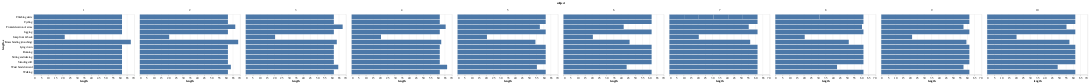

The notebook cell saved with this chart:
### Markdown cell above
We can see, that even though we nearly 1 hour of recording, we have nearly 12 minutes of usefull signals

### Code cell
alt.Chart(activity_length_df[activity_length_df['activity'] != activities_names[0]]).encode(
    x = 'length:Q',
    y = alt.Y('activity:N', title='length, s'),
).mark_bar().facet(column='subject:N', columns=5)

### Figure 1 — Vega-Lite specification as saved in the notebook (floating-point values rounded to 4 significant figures)
{"config": {"view": {"continuousWidth": 400, "continuousHeight": 300}}, "data": {"name": "data-49be57e2afd4701d877665b303a47fc5"}, "facet": {"column": {"type": "nominal", "field": "subject"}}, "spec": {"mark": "bar", "encoding": {"x": {"type": "quantitative", "field": "length"}, "y": {"type": "nominal", "field": "activity", "title": "length, s"}}}, "columns": 5, "$schema": "https://vega.github.io/schema/vega-lite/v4.8.1.json", "datasets": {"data-49be57e2afd4701d877665b303a47fc5": [{"start": "1970-01-01T00:02:13.120000", "end": "1970-01-01T00:03:14.560000", "activity": "Standing still", "subject": 1, "length": 61.44}, {"start": "1970-01-01T00:04:16", "end": "1970-01-01T00:05:17.440000", "activity": "Sitting and relaxing", "subject": 1, "length": 61.44}, {"start": "1970-01-01T00:06:18.880000", "end": "1970-01-01T00:07:20.320000", "activity": "Lying down", "subject": 1, "length": 61.44}, {"start": "1970-01-01T00:09:23.200000", "end": "1970-01-01T00:10:24.640000", "activity": "Walking", "subject": 1, "length": 61.44}, {"start": "1970-01-01T00:12:27.520000", "end": "1970-01-01T00:13:28.960000", "activity": "Waist bends forward", "subject": 1, "length": 61.44}, {"start": "1970-01-01T00:17:34.720000", "end": "1970-01-01T00:18:36.160000", "activity": "Frontal elevation of arms", "subject": 1, "length": 61.44}, {"start": "1970-01-01T00:20:28.800000", "end": "1970-01-01T00:21:36.380000", "activity": "Knees bending (crouching)", "subject": 1, "length": 67.58}, {"start": "1970-01-01T00:25:21.660000", "end": "1970-01-01T00:26:23.100000", "activity": "Cycling", "subject": 1, "length": 61.44}, {"start": "1970-01-01T00:29:21.280000", "end": "1970-01-01T00:30:22.720000", "activity": "Jogging", "subject": 1, "length": 61.44}, {"start": "1970-01-01T00:32:56.320000", "end": "1970-01-01T00:33:57.760000", "activity": "Running", "subject": 1, "length": 61.44}, {"start": "1970-01-01T00:37:48.160000", "end": "1970-01-01T00:38:09.660000", "activity": "Jump front & back", "subject": 1, "length": 21.5}, {"start": "1970-01-01T00:52:23.680000", "end": "1970-01-01T00:53:25.120000", "activity": "Climbing stairs", "subject": 1, "length": 61.44}, {"start": "1970-01-01T00:04:51.840000", "end": "1970-01-01T00:05:53.280000", "activity": "Climbing stairs", "subject": 2, "length": 61.44}, {"start": "1970-01-01T00:14:35.520000", "end": "1970-01-01T00:15:36.960000", "activity": "Standing still", "subject": 2, "length": 61.44}, {"start": "1970-01-01T00:16:38.400000", "end": "1970-01-01T00:17:39.840000", "activity": "Sitting and relaxing", "subject": 2, "length": 61.44}, {"start": "1970-01-01T00:18:41.280000", "end": "1970-01-01T00:19:42.720000", "activity": "Lying down", "subject": 2, "length": 61.44}, {"start": "1970-01-01T00:20:49.280000", "end": "1970-01-01T00:21:50.720000", "activity": "Walking", "subject": 2, "length": 61.44}, {"start": "1970-01-01T00:23:48.480000", "end": "1970-01-01T00:24:51.960000", "activity": "Waist bends forward", "subject": 2, "length": 63.48}, {"start": "1970-01-01T00:26:11.840000", "end": "1970-01-01T00:27:18.400000", "activity": "Frontal elevation of arms", "subject": 2, "length": 66.56}, {"start": "1970-01-01T00:27:59.360000", "end": "1970-01-01T00:29:07.960000", "activity": "Knees bending (crouching)", "subject": 2, "length": 68.6}, {"start": "1970-01-01T00:30:43.200000", "end": "1970-01-01T00:31:44.640000", "activity": "Jogging", "subject": 2, "length": 61.44}, {"start": "1970-01-01T00:34:33.600000", "end": "1970-01-01T00:35:35.040000", "activity": "Running", "subject": 2, "length": 61.44}, {"start": "1970-01-01T00:37:37.920000", "end": "1970-01-01T00:37:58.400000", "activity": "Jump front & back", "subject": 2, "length": 20.48}, {"start": "1970-01-01T00:41:12.960000", "end": "1970-01-01T00:42:14.400000", "activity": "Cycling", "subject": 2, "length": 61.44}, {"start": "1970-01-01T00:01:32.160000", "end": "1970-01-01T00:02:33.600000", "activity": "Standing still", "subject": 3, "length": 61.44}, {"start": "1970-01-01T00:03:24.800000", "end": "1970-01-01T00:04:26.240000", "activity": "Sitting and relaxing", "subject": 3, "length": 61.44}, {"start": "1970-01-01T00:05:27.680000", "end": "1970-01-01T00:06:29.120000", "activity": "Lying down", "subject": 3, "length": 61.44}, {"start": "1970-01-01T00:08:11.520000", "end": "1970-01-01T00:09:12.960000", "activity": "Walking", "subject": 3, "length": 61.44}, {"start": "1970-01-01T00:11:48.600000", "end": "1970-01-01T00:12:53.120000", "activity": "Waist bends forward", "subject": 3, "length": 64.52}, {"start": "1970-01-01T00:13:49.440000", "end": "1970-01-01T00:14:57.020000", "activity": "Frontal elevation of arms", "subject": 3, "length": 67.58}, {"start": "1970-01-01T00:15:25.680000", "end": "1970-01-01T00:16:29.180000", "activity": "Knees bending (crouching)", "subject": 3, "length": 63.5}, {"start": "1970-01-01T00:18:25.920000", "end": "1970-01-01T00:19:27.360000", "activity": "Cycling", "subject": 3, "length": 61.44}, {"start": "1970-01-01T00:21:20", "end": "1970-01-01T00:22:21.440000", "activity": "Jogging", "subject": 3, "length": 61.44}, {"start": "1970-01-01T00:24:14.080000", "end": "1970-01-01T00:25:15.520000", "activity": "Running", "subject": 3, "length": 61.44}, {"start": "1970-01-01T00:28:40.320000", "end": "1970-01-01T00:29:00.800000", "activity": "Jump front & back", "subject": 3, "length": 20.48}, {"start": "1970-01-01T00:39:10.080000", "end": "1970-01-01T00:40:11.520000", "activity": "Climbing stairs", "subject": 3, "length": 61.44}, {"start": "1970-01-01T00:00:46.080000", "end": "1970-01-01T00:01:47.520000", "activity": "Climbing stairs", "subject": 4, "length": 61.44}, {"start": "1970-01-01T00:13:23.840000", "end": "1970-01-01T00:14:25.280000", "activity": "Standing still", "subject": 4, "length": 61.44}, {"start": "1970-01-01T00:15:11.360000", "end": "1970-01-01T00:16:12.800000", "activity": "Sitting and relaxing", "subject": 4, "length": 61.44}, {"start": "1970-01-01T00:16:53.760000", "end": "1970-01-01T00:17:55.200000", "activity": "Lying down", "subject": 4, "length": 61.44}, {"start": "1970-01-01T00:19:06.880000", "end": "1970-01-01T00:20:08.320000", "activity": "Walking", "subject": 4, "length": 61.44}, {"start": "1970-01-01T00:22:49.080000", "end": "1970-01-01T00:23:55.640000", "activity": "Waist bends forward", "subject": 4, "length": 66.56}, {"start": "1970-01-01T00:24:36.600000", "end": "1970-01-01T00:25:42.140000", "activity": "Frontal elevation of arms", "subject": 4, "length": 65.54}, {"start": "1970-01-01T00:28:01.400000", "end": "1970-01-01T00:29:03.860000", "activity": "Knees bending (crouching)", "subject": 4, "length": 62.46}, {"start": "1970-01-01T00:31:34.400000", "end": "1970-01-01T00:32:35.840000", "activity": "Cycling", "subject": 4, "length": 61.44}, {"start": "1970-01-01T00:33:32.160000", "end": "1970-01-01T00:34:33.600000", "activity": "Jogging", "subject": 4, "length": 61.44}, {"start": "1970-01-01T00:36:00.640000", "end": "1970-01-01T00:37:02.080000", "activity": "Running", "subject": 4, "length": 61.44}, {"start": "1970-01-01T00:37:53.280000", "end": "1970-01-01T00:38:13.760000", "activity": "Jump front & back", "subject": 4, "length": 20.48}, {"start": "1970-01-01T00:01:01.440000", "end": "1970-01-01T00:02:02.880000", "activity": "Standing still", "subject": 5, "length": 61.44}, {"start": "1970-01-01T00:02:33.600000", "end": "1970-01-01T00:03:35.040000", "activity": "Sitting and relaxing", "subject": 5, "length": 61.44}, {"start": "1970-01-01T00:04:05.760000", "end": "1970-01-01T00:05:07.200000", "activity": "Lying down", "subject": 5, "length": 61.44}, {"start": "1970-01-01T00:05:37.920000", "end": "1970-01-01T00:06:39.360000", "activity": "Walking", "subject": 5, "length": 61.44}, {"start": "1970-01-01T00:08:11.520000", "end": "1970-01-01T00:09:06.820000", "activity": "Waist bends forward", "subject": 5, "length": 55.3}, {"start": "1970-01-01T00:09:43.680000", "end": "1970-01-01T00:10:41.040000", "activity": "Frontal elevation of arms", "subject": 5, "length": 57.36}, {"start": "1970-01-01T00:11:15.840000", "end": "1970-01-01T00:12:10.120000", "activity": "Knees bending (crouching)", "subject": 5, "length": 54.28}, {"start": "1970-01-01T00:13:49.440000", "end": "1970-01-01T00:14:50.880000", "activity": "Cycling", "subject": 5, "length": 61.44}, {"start": "1970-01-01T00:16:23.040000", "end": "1970-01-01T00:17:24.480000", "activity": "Jogging", "subject": 5, "length": 61.44}, {"start": "1970-01-01T00:19:27.360000", "end": "1970-01-01T00:20:28.800000", "activity": "Running", "subject": 5, "length": 61.44}, {"start": "1970-01-01T00:24:03.840000", "end": "1970-01-01T00:24:24.320000", "activity": "Jump front & back", "subject": 5, "length": 20.48}, {"start": "1970-01-01T00:37:22.560000", "end": "1970-01-01T00:38:24", "activity": "Climbing stairs", "subject": 5, "length": 61.44}, {"start": "1970-01-01T00:01:01.440000", "end": "1970-01-01T00:02:02.880000", "activity": "Standing still", "subject": 6, "length": 61.44}, {"start": "1970-01-01T00:02:33.600000", "end": "1970-01-01T00:03:35.040000", "activity": "Sitting and relaxing", "subject": 6, "length": 61.44}, {"start": "1970-01-01T00:04:05.760000", "end": "1970-01-01T00:05:07.200000", "activity": "Lying down", "subject": 6, "length": 61.44}, {"start": "1970-01-01T00:05:37.920000", "end": "1970-01-01T00:06:39.360000", "activity": "Walking", "subject": 6, "length": 61.44}, {"start": "1970-01-01T00:08:13.560000", "end": "1970-01-01T00:08:57.600000", "activity": "Waist bends forward", "subject": 6, "length": 44.04}, {"start": "1970-01-01T00:09:43.680000", "end": "1970-01-01T00:10:25.660000", "activity": "Frontal elevation of arms", "subject": 6, "length": 41.98}, {"start": "1970-01-01T00:11:15.840000", "end": "1970-01-01T00:12:01.920000", "activity": "Knees bending (crouching)", "subject": 6, "length": 46.08}, {"start": "1970-01-01T00:13:54.560000", "end": "1970-01-01T00:14:56", "activity": "Cycling", "subject": 6, "length": 61.44}, {"start": "1970-01-01T00:16:53.760000", "end": "1970-01-01T00:17:55.200000", "activity": "Jogging", "subject": 6, "length": 61.44}, {"start": "1970-01-01T00:19:27.360000", "end": "1970-01-01T00:20:28.800000", "activity": "Running", "subject": 6, "length": 61.44}, {"start": "1970-01-01T00:21:58.920000", "end": "1970-01-01T00:22:19.400000", "activity": "Jump front & back", "subject": 6, "length": 20.48}, {"start": "1970-01-01T00:29:41.760000", "end": "1970-01-01T00:30:43.200000", "activity": "Climbing stairs", "subject": 6, "length": 61.44}, {"start": "1970-01-01T00:02:02.880000", "end": "1970-01-01T00:02:13.120000", "activity": "Climbing stairs", "subject": 7, "length": 10.24}, {"start": "1970-01-01T00:03:04.320000", "end": "1970-01-01T00:03:14.560000", "activity": "Climbing stairs", "subject": 7, "length": 10.24}, {"start": "1970-01-01T00:03:35.040000", "end": "1970-01-01T00:03:45.280000", "activity": "Climbing stairs", "subject": 7, "length": 10.24}, {"start": "1970-01-01T00:04:05.760000", "end": "1970-01-01T00:04:16", "activity": "Climbing stairs", "subject": 7, "length": 10.24}, {"start": "1970-01-01T00:04:36.480000", "end": "1970-01-01T00:04:46.720000", "activity": "Climbing stairs", "subject": 7, "length": 10.24}, {"start": "1970-01-01T00:05:35.880000", "end": "1970-01-01T00:05:46.120000", "activity": "Climbing stairs", "subject": 7, "length": 10.24}, {"start": "1970-01-01T00:11:46.560000", "end": "1970-01-01T00:12:48", "activity": "Standing still", "subject": 7, "length": 61.44}, {"start": "1970-01-01T00:13:18.720000", "end": "1970-01-01T00:14:20.160000", "activity": "Sitting and relaxing", "subject": 7, "length": 61.44}, {"start": "1970-01-01T00:14:50.880000", "end": "1970-01-01T00:15:52.320000", "activity": "Lying down", "subject": 7, "length": 61.44}, {"start": "1970-01-01T00:16:53.760000", "end": "1970-01-01T00:17:55.200000", "activity": "Walking", "subject": 7, "length": 61.44}, {"start": "1970-01-01T00:19:32.480000", "end": "1970-01-01T00:20:33.920000", "activity": "Waist bends forward", "subject": 7, "length": 61.44}, {"start": "1970-01-01T00:21:00.540000", "end": "1970-01-01T00:21:55.840000", "activity": "Frontal elevation of arms", "subject": 7, "length": 55.3}, {"start": "1970-01-01T00:22:31.680000", "end": "1970-01-01T00:23:28", "activity": "Knees bending (crouching)", "subject": 7, "length": 56.32}, {"start": "1970-01-01T00:24:34.560000", "end": "1970-01-01T00:25:36", "activity": "Cycling", "subject": 7, "length": 61.44}, {"start": "1970-01-01T00:27:08.160000", "end": "1970-01-01T00:28:09.600000", "activity": "Jogging", "subject": 7, "length": 61.44}, {"start": "1970-01-01T00:30:12.480000", "end": "1970-01-01T00:31:13.920000", "activity": "Running", "subject": 7, "length": 61.44}, {"start": "1970-01-01T00:33:57.760000", "end": "1970-01-01T00:34:18.240000", "activity": "Jump front & back", "subject": 7, "length": 20.48}, {"start": "1970-01-01T00:03:04.320000", "end": "1970-01-01T00:04:05.760000", "activity": "Standing still", "subject": 8, "length": 61.44}, {"start": "1970-01-01T00:06:08.640000", "end": "1970-01-01T00:07:10.080000", "activity": "Lying down", "subject": 8, "length": 61.44}, {"start": "1970-01-01T00:07:40.800000", "end": "1970-01-01T00:08:42.240000", "activity": "Sitting and relaxing", "subject": 8, "length": 61.44}, {"start": "1970-01-01T00:12:48", "end": "1970-01-01T00:13:49.440000", "activity": "Walking", "subject": 8, "length": 61.44}, {"start": "1970-01-01T00:15:52.320000", "end": "1970-01-01T00:16:23.040000", "activity": "Climbing stairs", "subject": 8, "length": 30.72}, {"start": "1970-01-01T00:17:24.480000", "end": "1970-01-01T00:17:55.200000", "activity": "Climbing stairs", "subject": 8, "length": 30.72}, {"start": "1970-01-01T00:19:27.360000", "end": "1970-01-01T00:20:10.380000", "activity": "Waist bends forward", "subject": 8, "length": 43.02}, {"start": "1970-01-01T00:21:03.620000", "end": "1970-01-01T00:22:04.040000", "activity": "Frontal elevation of arms", "subject": 8, "length": 60.42}, {"start": "1970-01-01T00:23:02.400000", "end": "1970-01-01T00:23:53.600000", "activity": "Knees bending (crouching)", "subject": 8, "length": 51.2}, {"start": "1970-01-01T00:31:19.040000", "end": "1970-01-01T00:32:20.480000", "activity": "Cycling", "subject": 8, "length": 61.44}, {"start": "1970-01-01T00:34:18.240000", "end": "1970-01-01T00:35:19.680000", "activity": "Jogging", "subject": 8, "length": 61.44}, {"start": "1970-01-01T00:37:53.280000", "end": "1970-01-01T00:38:54.720000", "activity": "Running", "subject": 8, "length": 61.44}, {"start": "1970-01-01T00:41:27.300000", "end": "1970-01-01T00:41:47.780000", "activity": "Jump front & back", "subject": 8, "length": 20.48}, {"start": "1970-01-01T00:04:05.760000", "end": "1970-01-01T00:05:07.200000", "activity": "Standing still", "subject": 9, "length": 61.44}, {"start": "1970-01-01T00:05:37.920000", "end": "1970-01-01T00:06:39.360000", "activity": "Sitting and relaxing", "subject": 9, "length": 61.44}, {"start": "1970-01-01T00:07:10.080000", "end": "1970-01-01T00:08:11.520000", "activity": "Lying down", "subject": 9, "length": 61.44}, {"start": "1970-01-01T00:09:12.960000", "end": "1970-01-01T00:10:14.400000", "activity": "Walking", "subject": 9, "length": 61.44}, {"start": "1970-01-01T00:11:46.560000", "end": "1970-01-01T00:12:43.900000", "activity": "Waist bends forward", "subject": 9, "length": 57.34}, {"start": "1970-01-01T00:13:18.720000", "end": "1970-01-01T00:14:16.060000", "activity": "Frontal elevation of arms", "subject": 9, "length": 57.34}, {"start": "1970-01-01T00:16:53.760000", "end": "1970-01-01T00:17:53.140000", "activity": "Knees bending (crouching)", "subject": 9, "length": 59.38}, {"start": "1970-01-01T00:20:18.560000", "end": "1970-01-01T00:21:20", "activity": "Cycling", "subject": 9, "length": 61.44}, {"start": "1970-01-01T00:23:02.400000", "end": "1970-01-01T00:24:03.840000", "activity": "Jogging", "subject": 9, "length": 61.44}, {"start": "1970-01-01T00:28:09.600000", "end": "1970-01-01T00:29:11.040000", "activity": "Running", "subject": 9, "length": 61.44}, {"start": "1970-01-01T00:32:30.720000", "end": "1970-01-01T00:32:52.220000", "activity": "Jump front & back", "subject": 9, "length": 21.5}, {"start": "1970-01-01T00:43:00.480000", "end": "1970-01-01T00:44:01.920000", "activity": "Climbing stairs", "subject": 9, "length": 61.44}, {"start": "1970-01-01T00:01:32.160000", "end": "1970-01-01T00:02:33.600000", "activity": "Climbing stairs", "subject": 10, "length": 61.44}, {"start": "1970-01-01T00:10:14.400000", "end": "1970-01-01T00:11:15.840000", "activity": "Standing still", "subject": 10, "length": 61.44}, {"start": "1970-01-01T00:11:46.560000", "end": "1970-01-01T00:12:48", "activity": "Sitting and relaxing", "subject": 10, "length": 61.44}, {"start": "1970-01-01T00:13:18.720000", "end": "1970-01-01T00:14:20.160000", "activity": "Lying down", "subject": 10, "length": 61.44}, {"start": "1970-01-01T00:14:50.880000", "end": "1970-01-01T00:15:52.320000", "activity": "Walking", "subject": 10, "length": 61.44}, {"start": "1970-01-01T00:16:23.040000", "end": "1970-01-01T00:17:12.200000", "activity": "Waist bends forward", "subject": 10, "length": 49.16}, {"start": "1970-01-01T00:17:54.180000", "end": "1970-01-01T00:18:49.480000", "activity": "Frontal elevation of arms", "subject": 10, "length": 55.3}, {"start": "1970-01-01T00:19:28.400000", "end": "1970-01-01T00:20:25.740000", "activity": "Knees bending (crouching)", "subject": 10, "length": 57.34}, {"start": "1970-01-01T00:23:07.520000", "end": "1970-01-01T00:24:08.960000", "activity": "Cycling", "subject": 10, "length": 61.44}, {"start": "1970-01-01T00:25:05.280000", "end": "1970-01-01T00:26:06.720000", "activity": "Jogging", "subject": 10, "length": 61.44}, {"start": "1970-01-01T00:27:08.160000", "end": "1970-01-01T00:28:09.600000", "activity": "Running", "subject": 10, "length": 61.44}, {"start": "1970-01-01T00:31:43.620000", "end": "1970-01-01T00:32:04.100000", "activity": "Jump front & back", "subject": 10, "length": 20.48}]}}
